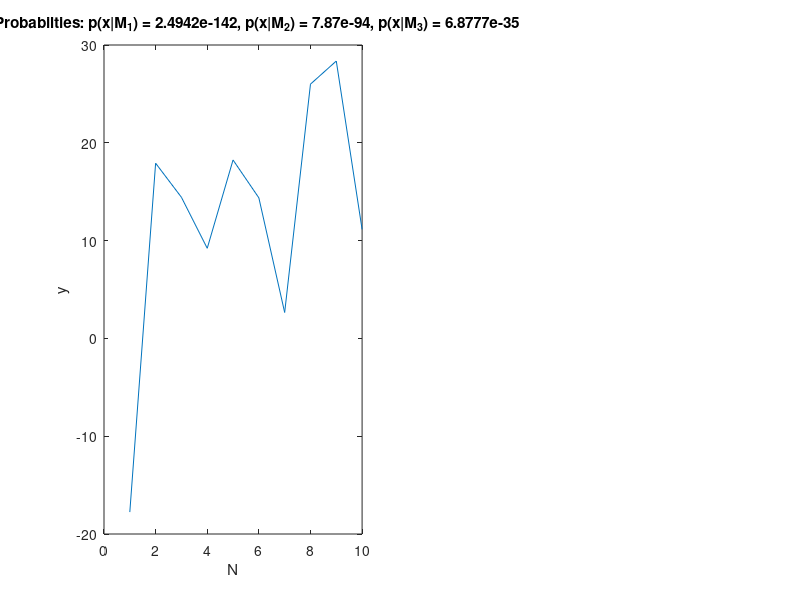

Recreate this plot in MATLAB.
% Bayesian Model Choice
clear all; 

% Number of datapoints
N = 10;
var_e = 1;

% Model 1: y = e
G1 = zeros(N,1);
theta1 = 0;
m_theta1 = 0; cov_theta1 = 1;
m_e1 = 0; var_e1 = 5; 

% Model 2: y = a + e
G2 = ones(N,1);
theta2 = 1;
m_theta2 = 1; cov_theta2 =  1;
m_e2 = 0; var_e2 = 5;

% Model 3: y a + bn + e
n = [1:N]';
G3 = [ones(N,1), n];
theta3 = [1;2];
m_theta3 = [1;2]; cov_theta3= eye(2);
m_e3 =0; var_e3 = 10;

% Geneate data from model choice
model = 3;
switch model
    case 1
        G = G1;
        m_e = m_e1 ; var_e = var_e1;
        m_theta = m_theta1; cov_theta = m_theta1;
        theta = theta1;
    case 2
        G = G2;
        m_e = m_e2; var_e = var_e2 ;
        m_theta = m_theta2; cov_theta = cov_theta2;
        theta = theta2;
    case 3
        G = G3;
        m_e = m_e3; var_e = var_e3;
        m_theta = m_theta3; cov_theta = cov_theta3;
        theta = theta3;
end
e= m_e + var_e*randn(N,1);
y = G*theta + e;

% Generate MAP matrices
phi1 = G1'*G1 + var_e1*inv(cov_theta1);
The1 = G1'*y  + var_e1*inv(cov_theta1)*m_theta1;
phi2 = G2'*G2 + var_e2*inv(cov_theta2);
The2 = G2'*y  + var_e2*inv(cov_theta2)*m_theta2;
phi3 = G3'*G3 + var_e3*inv(cov_theta3);
The3 = G3'*y  + var_e3*inv(cov_theta3)*m_theta3;

% MAP estimates of parameters
theta1_MAP = inv(phi1)*The1;
theta2_MAP = inv(phi2)*The2;
theta3_MAP = inv(phi3)*The3;

% Calulate each of the terms for the ML
P1 = 0; P2 = 1; P3 = 2;

front1 = 1/((2*pi)^(P1/2) * sqrt(det(cov_theta1)) * sqrt(det(phi1)) * (2*pi*var_e1)^((N-P1)/2));
front2 = 1/((2*pi)^(P2/2) * sqrt(det(cov_theta2)) * sqrt(det(phi2)) * (2*pi*var_e2)^((N-P2)/2));
front3 = 1/((2*pi)^(P3/2) * sqrt(det(cov_theta3)) * sqrt(det(phi3)) * (2*pi*var_e3)^((N-P3)/2));

exp1 = -(1/(2*var_e1)) * (y'*y + var_e1 * m_theta1' * inv(cov_theta1) * m_theta1 - The1'*theta1_MAP);
exp2 = -(1/(2*var_e2)) * (y'*y + var_e2 * m_theta2' * inv(cov_theta2) * m_theta2 - The2'*theta2_MAP);
exp3 = -(1/(2*var_e3)) * (y'*y + var_e3 * m_theta3' * inv(cov_theta3) * m_theta3 - The3'*theta3_MAP);

pM1 = (front1 * exp(exp1));
pM2 = (front2 * exp(exp2));
pM3 = (front3 * exp(exp3));
disp([pM1 pM2 pM3])

i = 1;
subplot(1,2,i)
plot(y)
xlabel('N')
ylabel('y')
title(['Model Probabilties: p(x|M_1) = ' num2str(pM1) ', p(x|M_2) = ' num2str(pM2) ', p(x|M_3) = ' num2str(pM3)])
